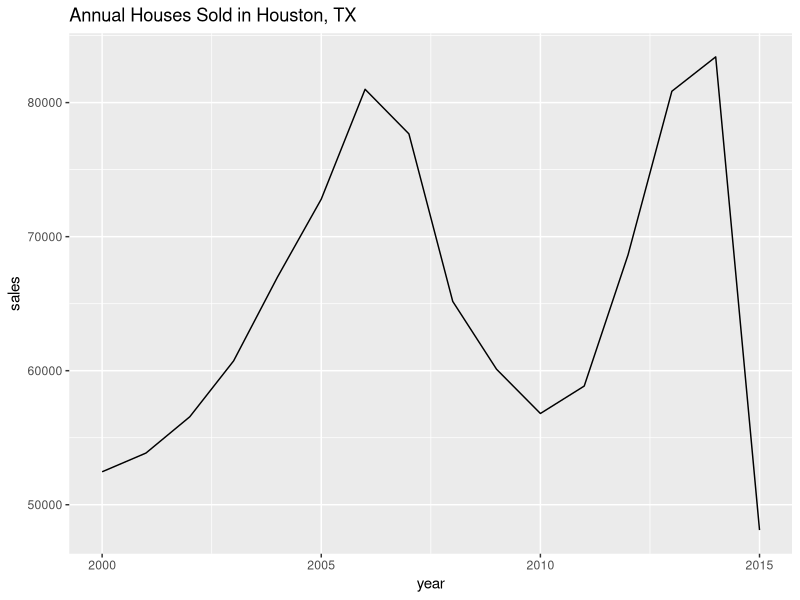
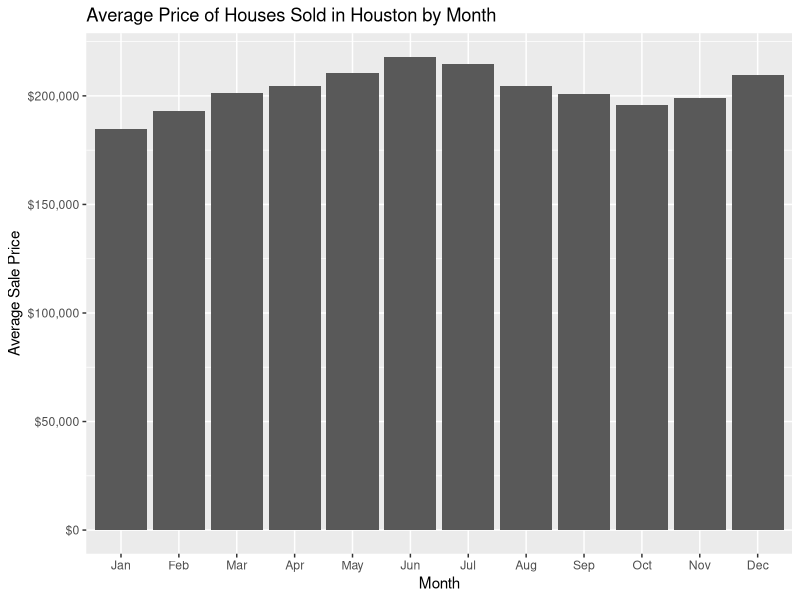
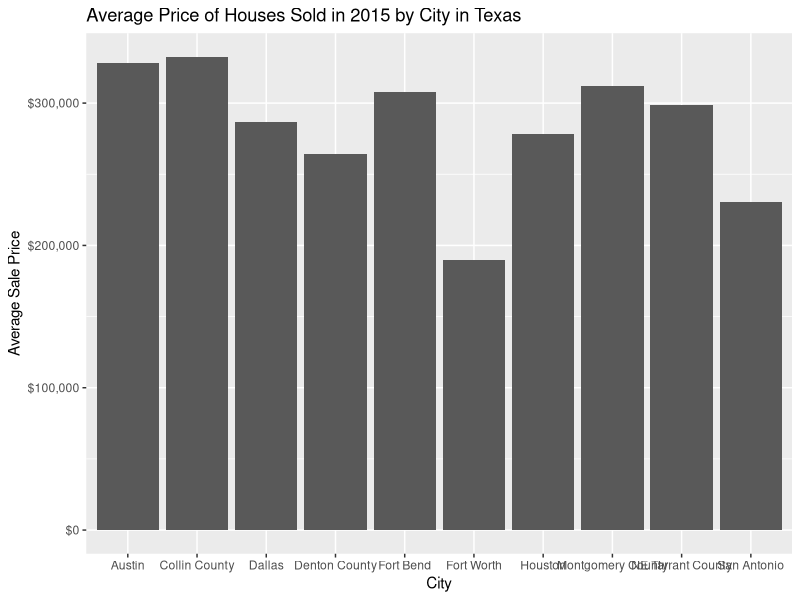

Reproduce these figures in R, in order.
## ---- chunk 1
#| echo: false
#| warning: false
#| message: false

if(!require("tidyverse")) install.packages("tidyverse")
library(tidyverse)

# First plot
txhousing |> 
  filter(city=="Houston") |> 
  group_by(year) |> 
  summarize(sales=sum(sales, na.rm = TRUE)) |> 
  ggplot(aes(x=year, y=sales)) + 
    geom_line() + 
    ggtitle("Annual Houses Sold in Houston, TX")
## ---- chunk 2
# Second plot  
txhousing |> 
   filter(city=="Houston") |> 
    group_by(month) |> 
    summarize(avg_price=sum(volume, na.rm = TRUE) / sum(sales, na.rm = TRUE)) |> 
    mutate(month=factor(month.abb[month], 
                 levels=month.abb, ordered=TRUE)) |>
    ggplot(aes(x=month, y=avg_price)) + 
    geom_bar(stat="identity") + 
    ggtitle("Average Price of Houses Sold in Houston by Month") + 
    xlab("Month") + 
    ylab("Average Sale Price") + 
    scale_y_continuous(labels = scales::dollar)
## ---- chunk 3

# Third plot
txhousing |> filter(year==2015) |> 
    group_by(city) |> 
    summarize(avg_price=sum(volume, na.rm = TRUE) / sum(sales, na.rm = TRUE),
              num_sales=sum(sales, na.rm = TRUE)) |> 
    slice_max(num_sales, n=10) |>
    ggplot(aes(x=city, y=avg_price)) + 
    geom_bar(stat="identity") + 
    ggtitle("Average Price of Houses Sold in 2015 by City in Texas") + 
    xlab("City") + 
    ylab("Average Sale Price") + 
    scale_y_continuous(labels = scales::dollar)
